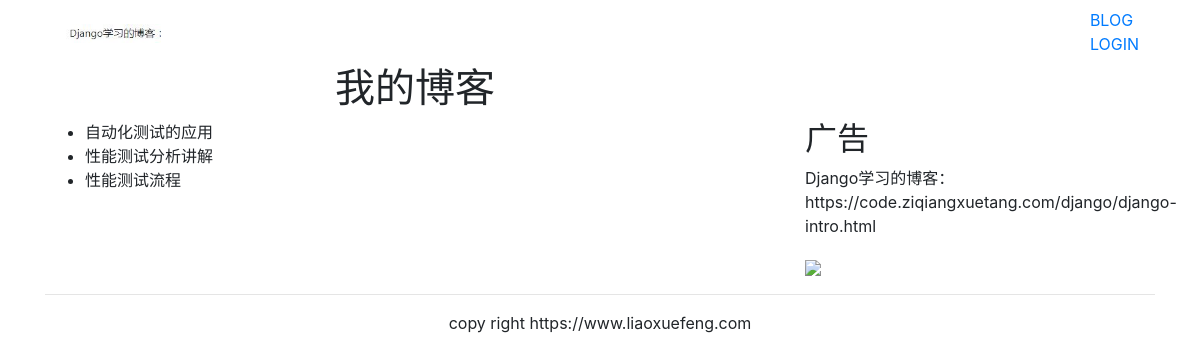
Screenshot of /blog/ with the database file from the repository.
### blog/models.py (models this page shows, shortened)
class BlogArticles(models.Model):
    title = models.CharField(max_length=300)  # ①
    author = models.ForeignKey(User, related_name="blog_posts", on_delete=models.CASCADE)  # ②
    body = models.TextField()
    publish = models.DateTimeField(default=timezone.now)
    class Meta:  # ③
        ordering = ("-publish",)

### blog/views.py (the view)
def blog_title(request):
    blogs = BlogArticles.objects.all()
    return render(request,"blog/titles.html",{"blogs":blogs})

### templates/blog/titles.html (shortened to what this page needs)
{% extends "base.html" %}
{% block content %}
<div class="col-md-8 col-sm-offset-2 text-center">
    <h1>我的博客</h1>
</div>
<div class="row">
    <div class="col-xs-12 col-md-8">
    <ul>
    {% for blog in blogs %}
        <li>{{ blog.title }}</li>
    {% endfor %}
    </ul>
    </div>
    <div class="col-xs-6 col-md-4">
        <h2>广告</h2>
        <p>Django学习的博客：https://code.ziqiangxuetang.com/django/django-intro.html</p>
        <img width="200px" src="http://img02.tooopen.com/images/20150706/tooopen_sy_133097623515.jpg">
    </div>
</div>
{% endblock %}

### rows the page displays
BlogArticles: title "自动化测试的应用"
BlogArticles: title "性能测试分析讲解"
BlogArticles: title "性能测试流程"
